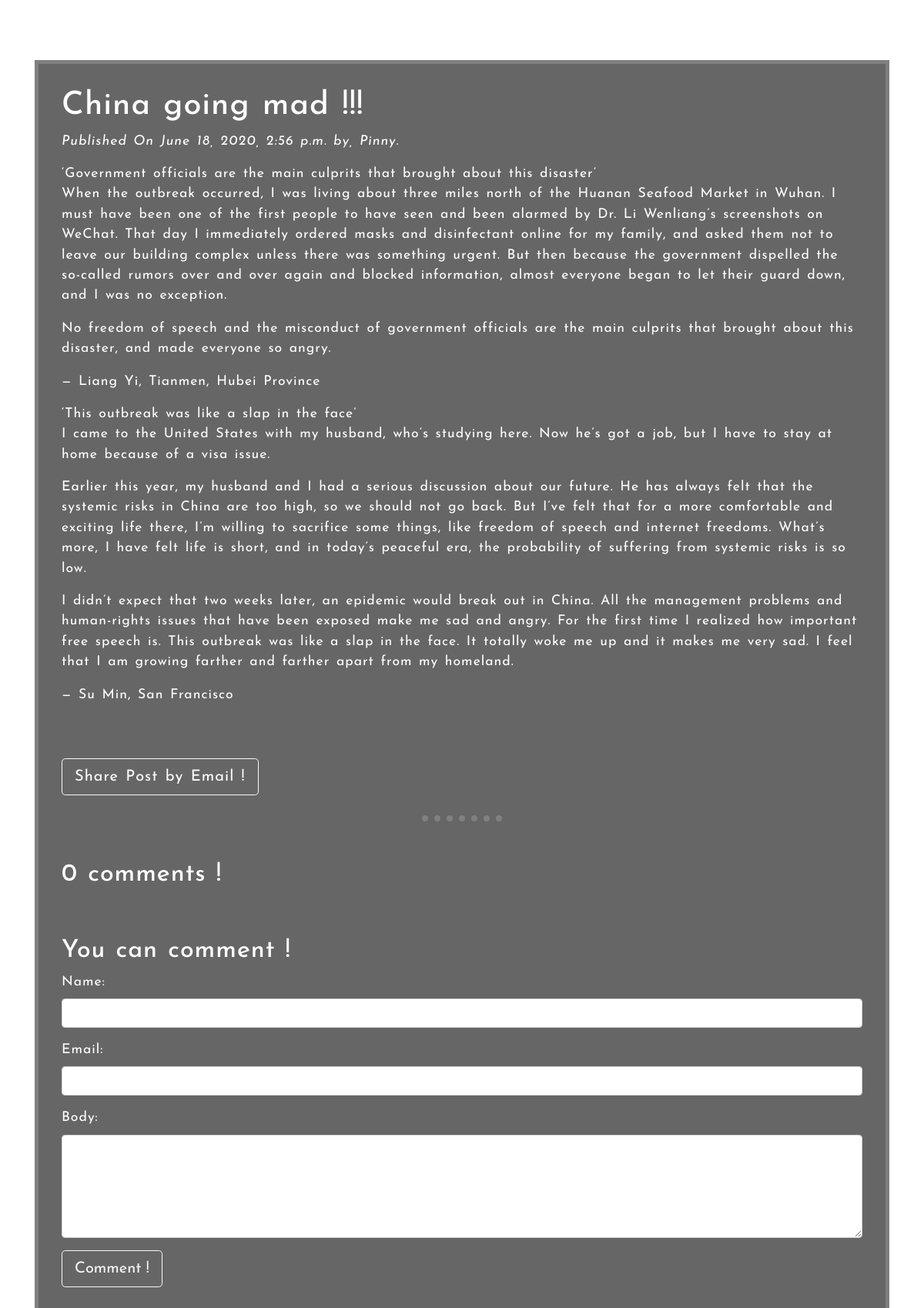
Page /2020/06/18/china-going-mad/ on the committed database.
### blogApp/models.py (models this page shows, shortened)
class Post(models.Model):
    STATUS_CHOICES = (('draft', 'Draft'), ('published', 'Published'))
    title = models.CharField(max_length=256)
    slug = models.SlugField(max_length=264, unique_for_date='publish')
    author = models.ForeignKey(User, related_name='blog_post',on_delete=models.DO_NOTHING)
    body = models.TextField()
    publish = models.DateTimeField(default=timezone.now)
    created = models.DateTimeField(auto_now_add=True)
    updated = models.DateTimeField(auto_now=True)
    status = models.CharField(max_length=10, choices=STATUS_CHOICES, default='draft')
    tags = TaggableManager()
    class Meta:
        ordering = ('-publish',)
    def get_absolute_url(self):
        return reverse('post_detail', args=[
            self.publish.year,
            self.publish.strftime('%m'),
            self.publish.strftime('%d'),
            self.slug
        ])

### blogApp/views.py (the view, shortened to what this page needs)
def post_detail_view(request, year, month, day, post):
    post = get_object_or_404(Post, slug=post, status='published', publish__year=year, publish__month=month, publish__day=day)
    comments = post.comments.filter(active=True)
    csubmit = False
    form = CommentsForm()
    return render(request, 'blogApp/post_detail.html', {'post': post, 'form': form, 'csubmit': csubmit, 'comments': comments})

### blogApp/forms.py
class CommentsForm(forms.ModelForm):
    class Meta:
        model = Comments
        fields = ['name', 'email', 'body']
        widgets = {
            'name': forms.TextInput(
                attrs={
                    'class':'form-control'
                }
            ),
            'email': forms.EmailInput(
                attrs={
                    'class': 'form-control'
                }
            ),
            'body': forms.Textarea(
                attrs={
                    'class': 'form-control',
                    'rows':5
                }
            )
        }

### templates/blogApp/post_detail.html (shortened to what this page needs)
{% extends '../base.html' %}
{% block content %}
<h1><a href="{{post.get_absolute_url}}">{{post.title}}</a></h1>
<p id="date"><i>Published On {{post.publish}} by, {{post.author|title}}.</i></p>
{{post.body|linebreaks}}
<br>
<br>
<a href="/{{post.id}}/share" class="btn btn-lg btn-outline-light" id="shareviaEmail">Share Post by Email !</a> <br><br>
<hr id="seperator">
    {% with comments.count as comment_count %}
    <h2>{{comment_count}} comment{{comment_count|pluralize}} !</h2>
    {% endwith %}
    <br><br>
    <h2>You can comment !</h2>
    <form method="POST" >
        {{form.as_p}}
        <input type="submit" class="btn btn-lg btn-outline-light" value="Comment !">
    </form>
{% endblock %}

### static/css/master.css (style rules this page uses)
* { margin: 0; padding: 0; }
body { background-image:url(../images/nature.jpg); -webkit-background-size:cover; background-size: cover; background-repeat: no-repeat; background-position: center; height: 100vh; background-attachment: fixed; font-family: 'Josefin Sans', sans-serif; }
#mtext a { text-decoration: none; color: white; }
#mtext h1 { font-size: 2.6rem; }
#seperator { border-top:8px dotted gray; width: 10%; margin: 0 45% 50px; }

### rows in the picture
Post: title "China going mad !!!", publish "June 18, 2020, 2:56 p.m.", author "Pinny", body "‘Government officials are the main culprits that brought about this disaster’ When the outbreak occurred, I was living about three miles north of the Huanan Seafood Market in Wuhan. I must have been one of the first people to have seen and been alarmed by Dr. Li Wenliang’s screenshots on WeChat. That day I immediately ordered masks and disinfectant online for my family, and asked them not to leave our building complex unless there was something urgent. But then because the government dispelled the so-called rumors over and over again and blocked information, almost everyone began to let their guard down, and I was no exception. No freedom of speech and the misconduct of government officials…"

### other values in the picture
{{ comment_count }} "0"
